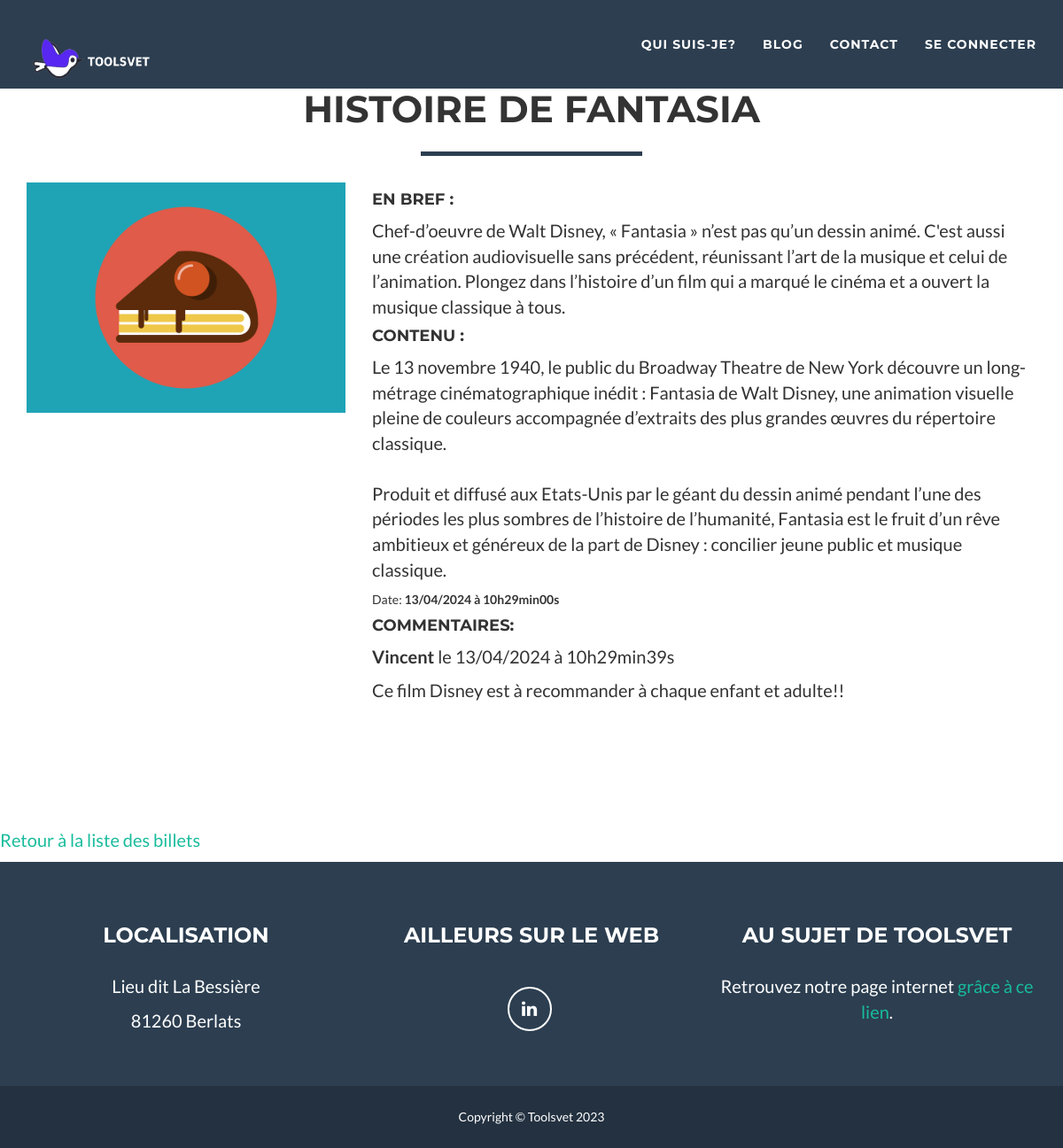
Screenshot of /project/index.php?action=post&post_id=7 with the database file from the repository.
### tables this page shows
CREATE TABLE `posts` (
  `id_post` int NOT NULL,
  `title` varchar(100) NOT NULL,
  `creation_date` datetime NOT NULL,
  `chapo` text,
  `content` text NOT NULL,
  `user_id` int NOT NULL,
  `img` varchar(200) DEFAULT NULL
);

CREATE TABLE `comments` (
  `id_comment` int NOT NULL,
  `post_id` int NOT NULL,
  `validation_comment` varchar(100) NOT NULL DEFAULT 'false',
  `comment` text NOT NULL,
  `comment_date` datetime NOT NULL,
  `user_id` int NOT NULL
);

CREATE TABLE `users` (
  `id_user` int NOT NULL,
  `firstname` varchar(100) DEFAULT NULL,
  `lastname` varchar(100) DEFAULT NULL,
  `mail` varchar(200) NOT NULL,
  `password_user` varchar(200) NOT NULL,
  `role_id` int NOT NULL
);

### project/src/controllers/onepost.php (called while the page is built, shortened)
<?php
require_once('src/lib/database.php');
require_once('src/model/commentrepository.php');
require_once('src/model/post.php');
require_once('src/model/postrepository.php');
class OnePost
{
    public function execute(string $identifier)
    {
        $connexion = new Database();
        $postRepository = new PostRepository();
        $postRepository->connexion = $connexion;
        $post = $postRepository->getPost($identifier);
        $commentRepository = new CommentRepository();
        $commentRepository->connexion = $connexion;
        $comments = $commentRepository->getComments($identifier);
        require('templates/post.php');
    }
}

### project/src/model/postrepository.php (called while the page is built, shortened)
<?php
require_once('src/lib/database.php');
require_once('src/model/post.php');
class PostRepository
{
    public Database $connexion;
    public function getPost(string $identifier): Post
    {
        $statement = $this->connexion->getConnexion()->prepare(
            "SELECT id_post, title, content, DATE_FORMAT(creation_date, '%d/%m/%Y à %Hh%imin%ss')
            AS french_creation_date, img, chapo FROM posts WHERE id_post = ?"
        );
        $statement->execute([$identifier]);
        $row = $statement->fetch();
        $post = new Post();
        $post->title = $row['title'];
        $post->frenchCreationDate = $row['french_creation_date'];
        $post->content = $row['content'];
        $post->identifier = $row['id_post'];
        $post->image = $row['img'];
        $post->chapo = $row['chapo'];
        return $post;
    }
}

### project/src/lib/database.php (called while the page is built, shortened)
<?php
class Database
{
    public ?\PDO $database = null;
    public function getConnexion(): \PDO
    {
        if ($this->database === null) {
            $this->database = new \PDO('mysql:host=db_docker_blog;dbname=blog;charset=utf8', 'root', '');
        }
        return $this->database;
    }
}

### project/src/model/commentrepository.php (called while the page is built, shortened)
<?php
require_once('src/lib/database.php');
class CommentRepository
{
    public Database $connexion;
    public function getComments(string $post): array
    {
        $statement = $this->connexion->getConnexion()->prepare(
            "SELECT id_comment, user_id, firstname, comment,
       DATE_FORMAT(comment_date, '%d/%m/%Y à %Hh%imin%ss') AS french_creation_date,
       post_id, validation_comment
            FROM comments
            INNER JOIN users ON users.id_user = comments.user_id
            WHERE post_id = ? ORDER BY comment_date DESC"
        );
        $statement->execute([$post]);
        $comments = [];
        while (($row = $statement->fetch())) {
            $comment = new Comment();
            $comment->identifier = $row['id_comment'];
            $comment->user_id = $row['user_id'];
            $comment->firstname = $row['firstname'];
            $comment->frenchCreationDate = $row['french_creation_date'];
            $comment->comment = $row['comment'];
            $comment->post = $row['post_id'];
            $comment->validation = $row['validation_comment'];
            $comments[] = $comment;
        }
        return $comments;
    }
}

### project/templates/post.php (the view, shortened to what this page needs)
<section id="portfolio">
    <div class="container">
        <div class="row">
            <div class="col-lg-12 text-center">
                <h2><?= htmlspecialchars($post->title); ?></h2>
                <hr class="star-primary">
            </div>
        </div>
        <div class="row">
            <div class="col-sm-4 portfolio-item">
                <img src="img/portfolio/<?= $post->image; ?>" class="img-responsive" alt="">
            </div>
            <div class="col-sm-8 portfolio-item">
                <h4>
                    En bref :
                </h4>
                <p>
                    <?= nl2br(htmlspecialchars($post->chapo)); ?>
                </p>
                <h4>
                    Contenu :
                </h4>
                <p>
                    <?= nl2br(htmlspecialchars($post->content)); ?>
                </p>
                <ul class="list-inline item-details">
                    <li>Date:
                        <strong>
                            <?= $post->frenchCreationDate; ?>
                        </strong>
                    </li>
                </ul>
                <h4>
                    Commentaires:
                </h4>
                <?php
                foreach ($comments as $comment) {
                    if ($comment->validation === "true")
                    {
                        ?>
                        <p><strong><?= htmlspecialchars($comment->firstname) ?></strong> le <?= $comment->frenchCreationDate ?>
                        <p><?= nl2br(htmlspecialchars($comment->comment)) ?></p>
                        <?php
                    }
                    ?>
                    <?php
                }
                ?>
            </div>
        </div>
    </div>
</section>
<p><a href="index.php?action=list&page=1">Retour à la liste des billets</a></p>
<?php require('layout.php') ?>

### project/css/freelancer.css (style rules this page uses)
body { font-family: 'Lato', 'Helvetica Neue', Helvetica, Arial, sans-serif; overflow-x: hidden; }
p { font-size: 20px; }
a, a:hover, a:focus, a:active, a.active { color: #18BC9C; outline: none; }
h1, h2, h3, h4, h5, h6 { font-family: "Montserrat", "Helvetica Neue", Helvetica, Arial, sans-serif; text-transform: uppercase; font-weight: 700; }
hr.star-light, hr.star-primary { padding: 0; border: none; border-top: solid 5px; text-align: center; max-width: 250px; margin: 25px auto 30px; }
hr.star-light:after, hr.star-primary:after { content: "\f005"; font-family: FontAwesome; display: inline-block; position: relative; top: -0.8em; font-size: 2em; padding: 0 0.25em; }
hr.star-primary { border-color: #2C3E50; }
hr.star-primary:after { background-color: white; color: #2C3E50; }
section { padding: 100px 0; }
section h2 { margin: 0; font-size: 3em; }
#portfolio .portfolio-item { margin: 0 0 15px; right: 0; }
#portfolio * { z-index: 2; }
@media (min-width: 767px) { #portfolio .portfolio-item { margin: 0 0 30px; } }

### rows the page displays
posts: title "HISTOIRE DE FANTASIA", img (picture), chapo "Chef-d’oeuvre de Walt Disney, « Fantasia » n’est pas qu’un dessin animé. C'est aussi une création audiovisuelle sans précédent, réunissant l’art de la musique et celui de l’animation. Plongez dans l’histoire d’un film qui a marqué le cinéma et a ouvert la musique classique à tous.", content "Le 13 novembre 1940, le public du Broadway Theatre de New York découvre un long-métrage cinématographique inédit : Fantasia de Walt Disney, une animation visuelle pleine de couleurs accompagnée d’extraits des plus grandes œuvres du répertoire classique. Produit et diffusé aux Etats-Unis par le géant du dessin animé pendant l’une des périodes les plus sombres de l’histoire de l’humanité, Fantasia est le fruit d’un rêve ambitieux et généreux de la part de Disney : concilier jeune public et musique classique."
comments: user.firstname "Vincent", frenchCreationDate "13/04/2024 à 10h29min39s", comment "Ce film Disney est à recommander à chaque enfant et adulte!!"

### other values shown
$post->frenchCreationDate "13/04/2024 à 10h29min00s"
